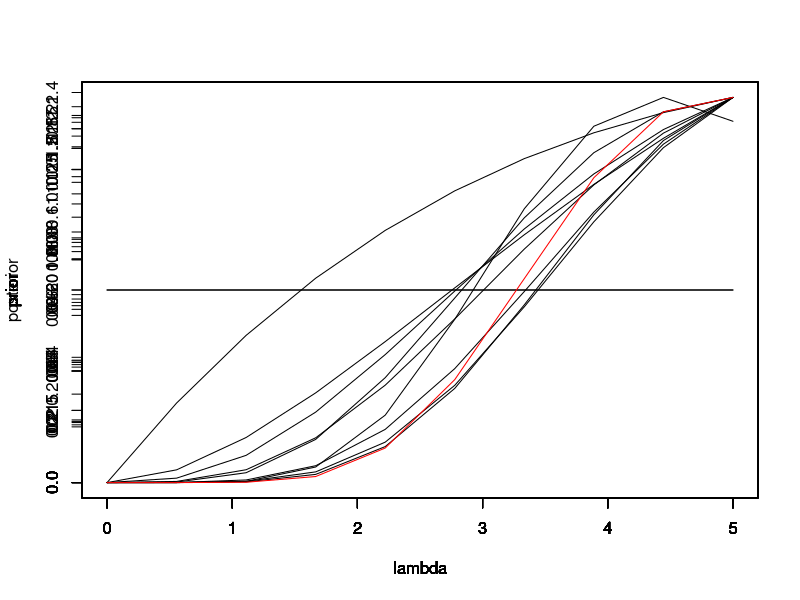

The R script that drew this image:
library(pracma)

#uniform distribution
lambda <- seq(0,5, length.out=10)
prior <- c(dunif(lambda, 0, 5)[1:5],dunif(lambda, 0, 5)[1:5])
plot(lambda,prior,type="l")

rate = 2
samples <- rexp(10,rate)
for (sample in samples) {
  likelihood <- lambda*exp(-lambda*sample)
  evidence <- trapz(likelihood*prior)*0.2
  posterior <- likelihood*prior/evidence
  par(new=T)
  plot(lambda,prior,type="l", xlim=c(0,5))
  prior <- posterior
}
par(new=T)
plot(lambda,posterior,type="l", xlim=c(0,5), col="red")

summary(samples)

summary(posterior)
